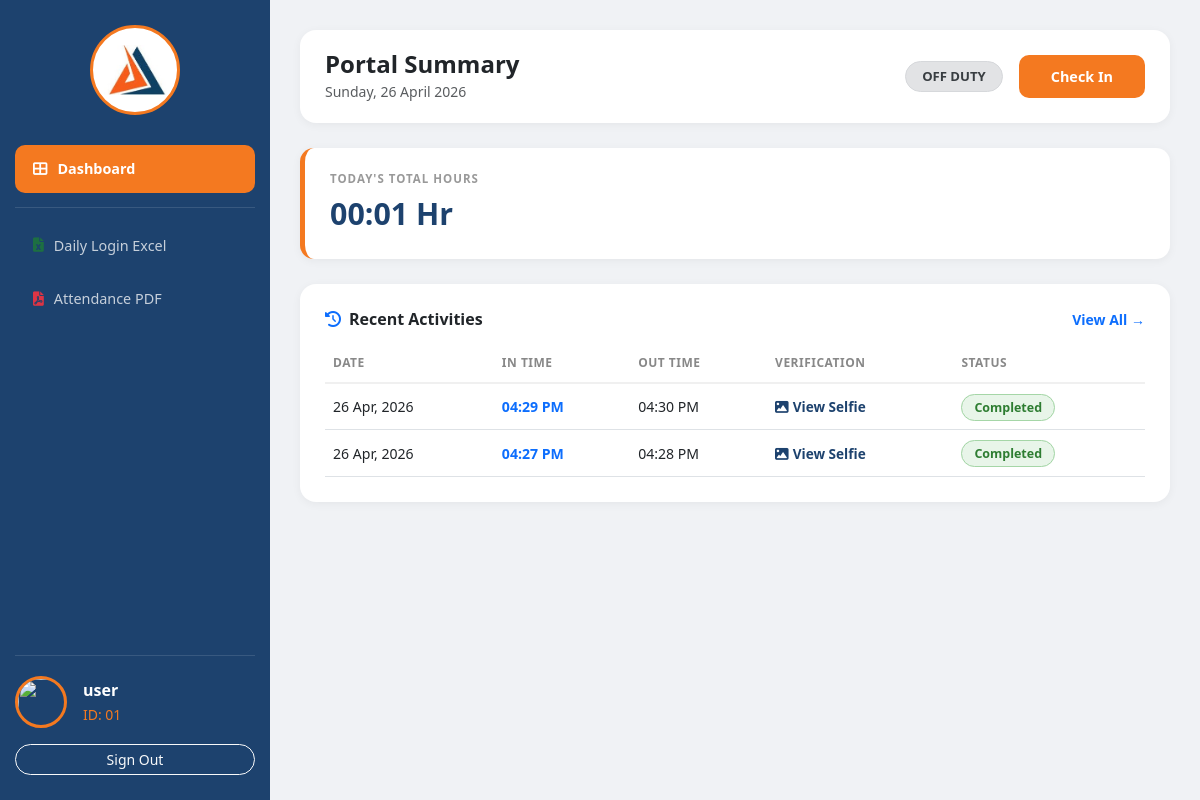
Page /dashboard (signed in) on the committed database.
### app.py (models this page shows)
class User(UserMixin, db.Model):
    id = db.Column(db.Integer, primary_key=True)
    username = db.Column(db.String(80), unique=True, nullable=False)
    email = db.Column(db.String(120), unique=True, nullable=False)
    password = db.Column(db.String(80), nullable=False)
    first_name = db.Column(db.String(80))
    last_name = db.Column(db.String(80))
    emp_id = db.Column(db.String(50), unique=True)
    dob = db.Column(db.String(20))
    role = db.Column(db.String(20), default='employee')
    status = db.Column(db.String(20), default='pending')
    created_at = db.Column(db.DateTime, default=datetime.now)

class Attendance(db.Model):
    id = db.Column(db.Integer, primary_key=True)
    user_id = db.Column(db.Integer, db.ForeignKey('user.id'))
    emp_full_name = db.Column(db.String(160))
    check_in = db.Column(db.DateTime, default=datetime.now)
    check_out = db.Column(db.DateTime, nullable=True)
    location_in = db.Column(db.String(255))
    location_out = db.Column(db.String(255))
    selfie = db.Column(db.String(255))
    total_seconds = db.Column(db.Integer, default=0)

### app.py (the view)
@app.route('/dashboard')
@login_required
def dashboard():
    today_date = datetime.now().date()
    yesterday_date = today_date - timedelta(days=1)
    week_start = today_date - timedelta(days=7)
    date_display = datetime.now().strftime("%A, %d %B %Y")
    if current_user.role == 'admin':
        logs = Attendance.query.order_by(Attendance.id.desc()).all()
        pending_users = User.query.filter_by(status='pending').all()
        return render_template('admin_dashboard.html', logs=logs, pending=pending_users, today=date_display)
    t_logs = Attendance.query.filter(
        Attendance.user_id == current_user.id,
        func.date(Attendance.check_in) == today_date
    ).all()
    y_logs = Attendance.query.filter(
        Attendance.user_id == current_user.id,
        func.date(Attendance.check_in) == yesterday_date
    ).all()
    w_logs = Attendance.query.filter(
        Attendance.user_id == current_user.id,
        func.date(Attendance.check_in) >= week_start
    ).all()
    stats = {
        'today': calculate_hours(t_logs),
        'yesterday': calculate_hours(y_logs),
        'weekly': calculate_hours(w_logs)
    }
    recent_activity = Attendance.query.filter_by(
        user_id=current_user.id
    ).order_by(Attendance.id.desc()).limit(10).all()
    active_session = Attendance.query.filter_by(
        user_id=current_user.id, check_out=None
    ).first()
    return render_template('emp_dashboard.html',
        logs=recent_activity,
        active=active_session,
        stats=stats,
        today_date=date_display
    )

### app.py (called while the page is built)
@login_manager.user_loader
def load_user(user_id):
    return User.query.get(int(user_id))

def calculate_hours(logs):
    total_sec = 0
    if not logs:
        return "00:00 Hr"
    for log in logs:
        if log.check_in and log.check_out:
            diff = (log.check_out - log.check_in).total_seconds()
            total_sec += diff
    hrs = int(total_sec // 3600)
    mins = int((total_sec % 3600) // 60)
    return f"{hrs:02d}:{mins:02d} Hr"

### templates/emp_dashboard.html (shortened to what this page needs)
<!DOCTYPE html>
<html lang="en">
<head>
    <link href="https://cdn.jsdelivr.net/npm/bootstrap@5.3.0/dist/css/bootstrap.min.css" rel="stylesheet">
    <link rel="stylesheet" href="https://cdnjs.cloudflare.com/ajax/libs/font-awesome/6.0.0/css/all.min.css">
</head>
<body>
<div class="sidebar">
    <div class="logo-round">
        <img src="{{ url_for('static', filename='logo.png') }}" alt="KVON">
    </div>
    <nav>
        <a href="/dashboard" class="nav-item active-nav">
            <i class="fa fa-th-large"></i> Dashboard
        </a>
        <div class="nav-divider"></div>
        <a href="/download/excel" class="nav-item">
            <i class="fa fa-file-excel" style="color:#1d6f42"></i> Daily Login Excel
        </a>
        <a href="/download/pdf" class="nav-item">
            <i class="fa fa-file-pdf" style="color:#dc3545"></i> Attendance PDF
        </a>
    </nav>
    <div class="profile-bottom">
        <div class="d-flex align-items-center mb-3">
            <img src="https://cdn-icons-png.flaticon.com/512/3135/3135715.png" class="profile-img-gol me-3">
            <div>
                <div class="fw-bold text-white">{{ current_user.first_name }}</div>
                <small style="color: var(--kvon-orange);">ID: {{ current_user.emp_id }}</small>
            </div>
        </div>
        <a href="/logout" class="btn btn-sm btn-outline-light w-100 rounded-pill">Sign Out</a>
    </div>
</div>
<div class="main-content">
    <div class="header-card">
        <div>
            <h4 class="fw-bold mb-0 text-dark">Portal Summary</h4>
            <small class="text-muted">{{ today_date }}</small>
        </div>
        <div class="d-flex align-items-center gap-3">
            {% if active %}
                <span class="badge px-3 py-2 rounded-pill" style="background:#d4edda; color:#155724; border:1px solid #c3e6cb; font-size:0.82rem;">ON DUTY</span>
                <button onclick="handlePunch()" class="btn-checkout">Check Out</button>
            {% else %}
                <span class="badge px-3 py-2 rounded-pill" style="background:#e2e3e5; color:#383d41; border:1px solid #d6d8db; font-size:0.82rem;">OFF DUTY</span>
                <button onclick="handlePunch()" class="btn-checkin">Check In</button>
            {% endif %}
        </div>
    </div>
    <div class="stats-card">
        <div class="stats-label">Today's Total Hours</div>
        <div class="stats-value">{{ stats.today }}</div>
    </div>
    <div class="table-card">
        <div class="d-flex justify-content-between align-items-center mb-3">
            <h6 class="fw-bold mb-0"><i class="fa fa-clock-rotate-left me-2 text-primary"></i>Recent Activities</h6>
            <a href="/my-attendance" class="text-primary small fw-bold text-decoration-none">View All →</a>
        </div>
        <div class="table-responsive">
            <table class="table table-hover mb-0">
                <thead>
                    <tr>
                        <th>Date</th>
                        <th>In Time</th>
                        <th>Out Time</th>
                        <th>Verification</th>
                        <th>Status</th>
                    </tr>
                </thead>
                <tbody>
                    {% for log in logs %}
                    <tr>
                        <td class="fw-medium">{{ log.check_in.strftime('%d %b, %Y') }}</td>
                        <td class="fw-bold text-primary">{{ log.check_in.strftime('%I:%M %p') }}</td>
                        <td>{{ log.check_out.strftime('%I:%M %p') if log.check_out else '--:--' }}</td>
                        <td>
                            <a href="/static/uploads/{{ log.selfie }}" target="_blank" class="selfie-link">
                                <i class="fa fa-image me-1"></i>View Selfie
                            </a>
                        </td>
                        <td>
                            {% if log.check_out %}
                                <span class="badge-done">Completed</span>
                            {% else %}
                                <span class="badge-ongoing">Ongoing</span>
                            {% endif %}
                        </td>
                    </tr>
                    {% endfor %}
                </tbody>
            </table>
        </div>
    </div>
</div>
</body>
</html>

### templates/emp_dashboard.html (style rules this page uses)
:root { --kvon-orange: #f47920; --kvon-blue: #1d426e; --kvon-bg: #f0f2f5; }
* { box-sizing: border-box; }
body { background: var(--kvon-bg); font-family: 'Segoe UI', sans-serif; margin: 0; padding: 0; }
.sidebar { height: 100vh; width: 270px; position: fixed; background: var(--kvon-blue); color: white; padding: 25px 15px; z-index: 1000; display: flex; flex-direction: column; }
.main-content { margin-left: 270px; padding: 30px; min-height: 100vh; }
.logo-round { width: 90px; height: 90px; border-radius: 50%; background: white; margin: 0 auto 30px; display: flex; align-items: center; justify-content: center; border: 3px solid var(--kvon-orange); overflow: hidden; }
.logo-round img { width: 75%; height: auto; object-fit: contain; }
.nav-item { color: rgba(255,255,255,0.75); padding: 13px 18px; display: flex; align-items: center; gap: 10px; text-decoration: none; border-radius: 10px; transition: 0.25s; margin-bottom: 6px; font-size: 0.9rem; }
.nav-item:hover, .active-nav { background: var(--kvon-orange); color: white; font-weight: 600; }
.nav-divider { border-top: 1px solid rgba(255,255,255,0.12); margin: 14px 0; }
.profile-bottom { margin-top: auto; padding-top: 20px; border-top: 1px solid rgba(255,255,255,0.12); }
.profile-img-gol { width: 52px; height: 52px; border-radius: 50%; border: 3px solid var(--kvon-orange); object-fit: cover; }
.header-card { background: white; padding: 20px 25px; border-radius: 16px; margin-bottom: 25px; box-shadow: 0 2px 10px rgba(0,0,0,0.05); display: flex; justify-content: space-between; align-items: center; }
.btn-checkin { background: var(--kvon-orange); color: white; border: none; border-radius: 10px; padding: 11px 32px; font-weight: 700; font-size: 0.9rem; cursor: pointer; transition: 0.2s; }
.stats-card { background: white; border-radius: 14px; padding: 22px 25px; border-left: 5px solid var(--kvon-orange); box-shadow: 0 2px 10px rgba(0,0,0,0.05); margin-bottom: 25px; }
.stats-label { font-size: 0.72rem; font-weight: 700; color: #999; letter-spacing: 1px; text-transform: uppercase; }
.stats-value { font-size: 1.9rem; font-weight: 700; color: var(--kvon-blue); margin-top: 4px; }
.table-card { background: white; border-radius: 16px; padding: 25px; box-shadow: 0 2px 10px rgba(0,0,0,0.05); }
.table thead th { font-size: 0.75rem; font-weight: 700; color: #888; text-transform: uppercase; letter-spacing: 0.5px; border-bottom: 2px solid #f0f0f0; padding-bottom: 10px; }
.table tbody td { vertical-align: middle; padding: 12px 8px; font-size: 0.88rem; }
.badge-done { background: #e8f5e9; color: #2e7d32; border: 1px solid #a5d6a7; border-radius: 20px; padding: 4px 12px; font-size: 0.78rem; font-weight: 600; }
.selfie-link { color: var(--kvon-blue); text-decoration: none; font-weight: 600; font-size: 0.85rem; }

### rows in the picture
User: first_name "user", emp_id "01"
Attendance: check_in "26 Apr, 2026", check_in "04:29 PM", check_out "04:30 PM", shows "Completed"
Attendance: check_in "26 Apr, 2026", check_in "04:27 PM", check_out "04:28 PM", shows "Completed"

### other values in the picture
{{ stats.today }} "00:01 Hr"
